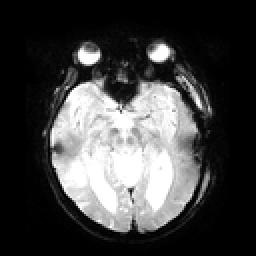
%> input picture Procesamiento de imagenes/Algoritmos/Investigacion/97.png (cropped and resized to the size of MATLAB's example picture), 128 x 128 px, given in place of mri.tif, which was not available (shown 2 times larger)
$ octave comp_hist.m   (GNU Octave 9; MATLAB toolbox functions it lacks are replaced by stand-ins)
%> lines starting %> are read from the running program, lines starting %| are printed output that depends on the picture; pictures that were not available may be replaced by others from this repository, and a replacement may not be noted
### Procesamiento de imagenes/New folder/New folder (2)/hist2.m
function histograma = hist2(x)

% x es un vector o matriz formado por enteros

[m n]=size(x);

mayor=max(max(x));
menor=min(min(x));

if menor>0

histograma=zeros(1,mayor);

for i=1:m
    for j=1:n
       for k=1:length(histograma)
           if k==x(i,j)
        histograma(k)=histograma(k)+1;
           end;
        end;
    end;
end;

else
   mayor2=0-menor+1;
   histograma=zeros(1,mayor2+mayor);

for i=1:m
    for j=1:n
        for k=menor:mayor
            if k==x(i,j)
             histograma(k+mayor2)=histograma(k+mayor2)+1;
            end;
        end;
    end;
end;

end;

plot(histograma);

### Procesamiento de imagenes/New folder/New folder (2)/ecuhistogram.m
function newx=ecuhistogram(x);
clc
newx=[];
% x es un vector o matriz formado por enteros
[m n]=size(x);
x=double(x);
mayor=max(max(x));
menor=min(min(x));

if menor>=0

histograma=zeros(1,mayor);

for i=1:m
    for j=1:n
       for k=1:length(histograma)
           if k==x(i,j)
        histograma(k)=histograma(k)+1;
           end;
        end;
    end;
end;

else
   mayor2=0-menor+1;
   histograma=zeros(1,mayor2+mayor);

for i=1:m
    for j=1:n
        for k=menor:mayor
            if k==x(i,j)
             histograma(k+mayor2)=histograma(k+mayor2)+1;
            end;
        end;
    end;
end;

end;

histograma=histograma/(n*m);
%Normalized histogram

ecu=zeros(1,length(histograma));

for i=1:length(histograma)
    for j=1:i
        ecu(i)=ecu(i)+histograma(j);
        %ecu has the acumulative histogram
    end;
end;


if menor>=0

for i=1:m
    for j=1:n
        if x(i,j)~=0
       newx(i,j)=ecu(x(i,j))*(mayor-menor)+menor;
        else
        newx(i,j)=ecu(x(i,j)+1)*(mayor-menor)+menor;
        end;
    end;
end;

else

for i=1:m
    for j=1:n
       newx(i,j)=ecu(x(i,j)+mayor2)*(mayor-menor)+menor;
    end;
end;


end;
newx=round(newx);

figure(1)
subplot(1,2,1)
imshow(uint8(x));
title('original image')
subplot(1,2,2)
imshow(uint8(newx));
title('image after histogram equalization')

### Procesamiento de imagenes/New folder/New folder (2)/comp_hist.m


A=imread('mri.tif');
%> A is the input picture: size 128x128 uint8; min 0, max 255, mean 66.7
histogramaA = hist2(A);
%> in hist2, `mayor=max(max(x));`: mayor = 255
%> in hist2, `menor=min(min(x));`: menor = 0
%> in hist2, `mayor2=0-menor+1;`: mayor2 = 1
%> after the loop in hist2, `for i=1:m`: histograma = 255 values, max 5793 at index 1, min 3 at index 107, mean 64.25
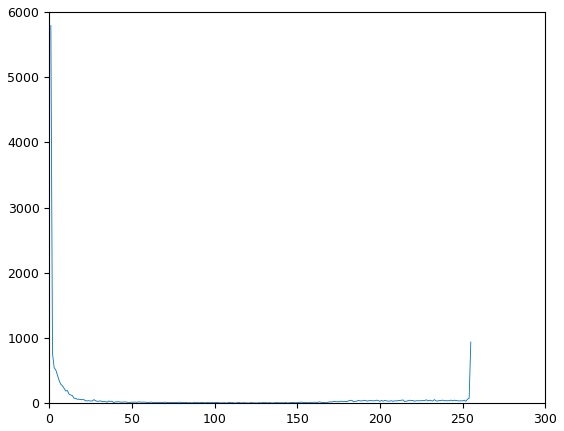
%> figure redrawn from the program's plot data; curve peaks at x = 1, y = 5793
%> histogramaA has the same summary as histograma in hist2

x=ecuhistogram(A);
%> after the loop in ecuhistogram, `for i=1:m`: histograma = 255 values, max 765 at index 1, min 3 at index 106, mean 41.53
%> in ecuhistogram, `histograma=histograma/(n*m);`: histograma = 255 values, max 0.0467 at index 1, min 0.000183 at index 106, mean 0.00253
%> after the loop in ecuhistogram, `for i=1:length(histograma)`: ecu = 255 values from 0.0467 to 0.646
%> after the loop in ecuhistogram, `for i=1:m`:
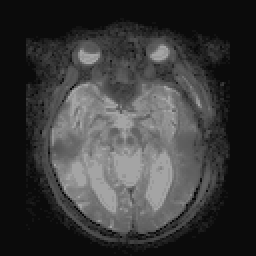
%> newx: size 128x128 double (shown 2 times larger); min 11.91, max 164.8, mean 58.7
histogramax= hist2(x);
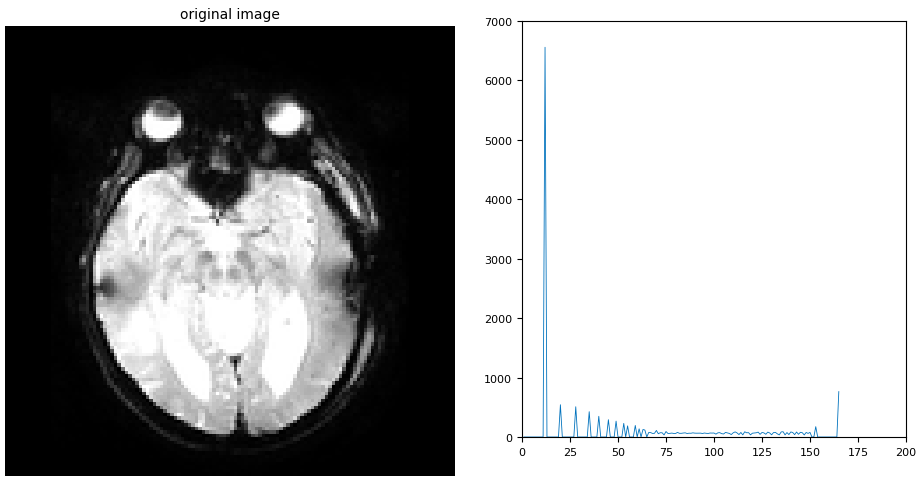
%> figure redrawn from the program's plot data, 2 panels
%> histogramax = 165 values, max 6558 at index 12, min 0 at index 1, mean 99.3

figure(1)
subplot(1,2,1)
imshow(uint8(A))
title('original image')
subplot(1,2,2)
plot(histogramaA)
title('Histograma')
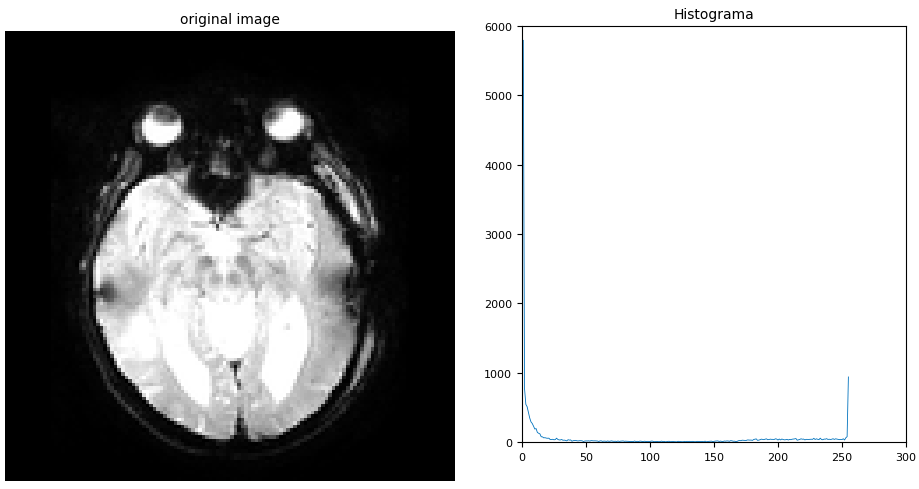
%> figure redrawn from the program's plot data, 2 panels

figure(2)
subplot(1,2,1)
imshow(uint8(x))
title('image after histogram ecualization')
subplot(1,2,2)
plot(histogramax)
title('Histograma')
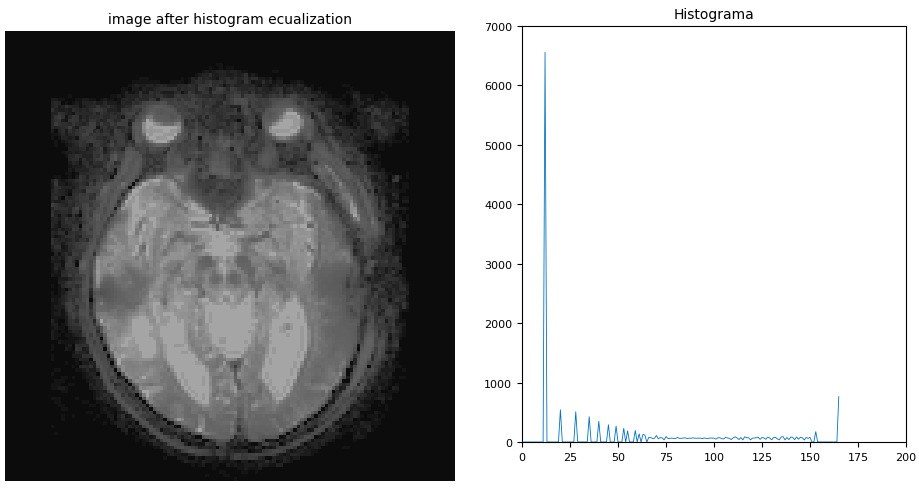
%> figure redrawn from the program's plot data, 2 panels
